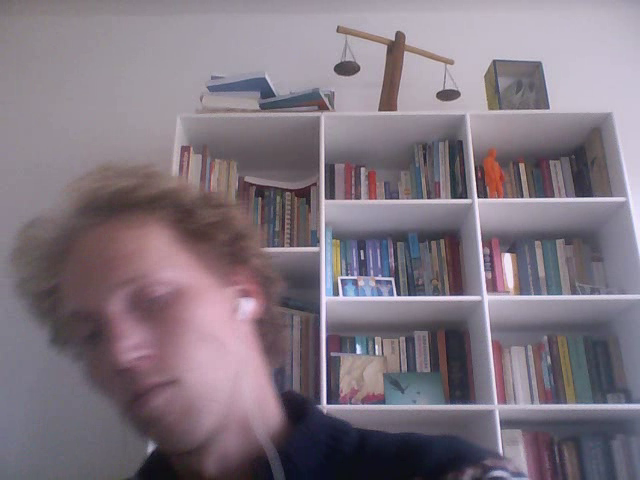
#> input picture frame 29 of vision/opencv/capture_video/output.avi, 640 x 480 px
$ python play_file.py
#> lines starting #> are read from the running program, lines starting #| are printed output that depends on the picture
import numpy as np
import cv2

cap = cv2.VideoCapture('output.avi')

while(cap.isOpened()):
    ret, frame = cap.read()
#> frame is the input picture: shape (480, 640, 3); mean B, G, R 127.9, 117.5, 128.4

    gray = cv2.cvtColor(frame, cv2.COLOR_BGR2GRAY)
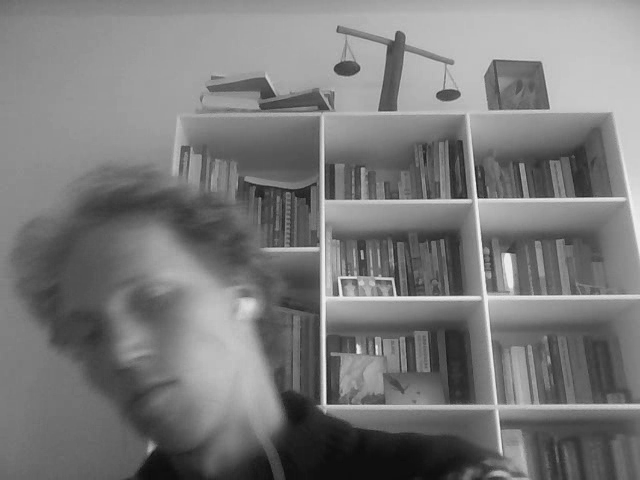
#> gray: shape (480, 640); min 11, max 243, mean 121.9

    cv2.imshow('frame',gray)
    if cv2.waitKey(50) & 0xFF == ord('q'):
#> (key q is pressed here)
        break

cap.release()
cv2.destroyAllWindows()

$ run again, starting later in the video
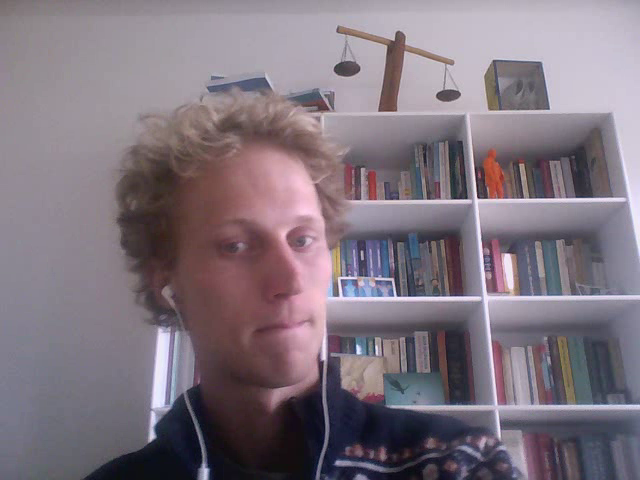
#> input picture frame 133 of vision/opencv/capture_video/output.avi, 640 x 480 px
#> frame is the input picture: shape (480, 640, 3); mean B, G, R 126.5, 116.5, 127.8
#> `gray = cv2.cvtColor(frame, cv2.COLOR_BGR2GRAY)`:
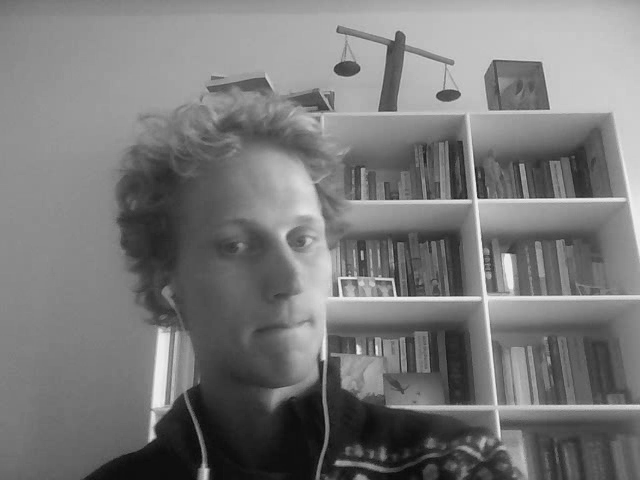
#> gray: shape (480, 640); min 8, max 242, mean 120.9

$ run again, starting later in the video
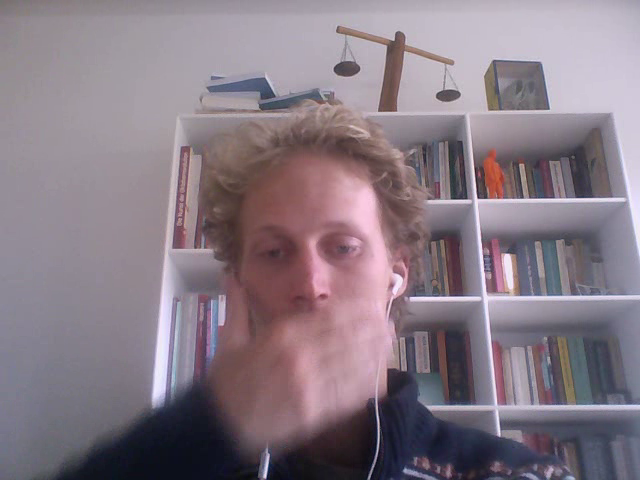
#> input picture frame 236 of vision/opencv/capture_video/output.avi, 640 x 480 px
#> frame is the input picture: shape (480, 640, 3); mean B, G, R 132.4, 122.2, 135.2
#> `gray = cv2.cvtColor(frame, cv2.COLOR_BGR2GRAY)`:
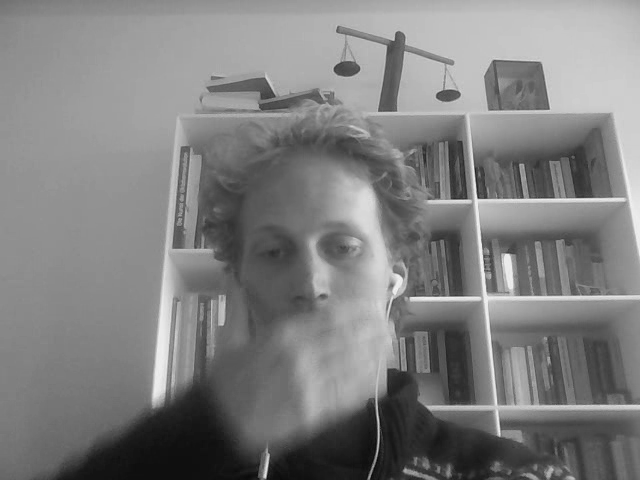
#> gray: shape (480, 640); min 4, max 243, mean 127.2
